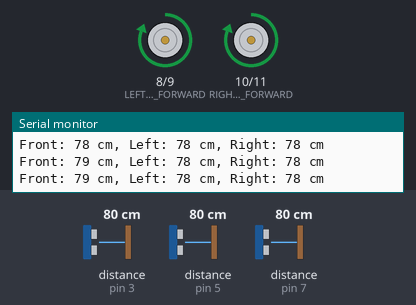
This sketch was run on a simulated Arduino Uno, built with avr-gcc and run on an emulated ATmega328P. Shown: motor-driver pin pairs drawn as motors (green arrow = first pin HIGH = forward, orange = second pin HIGH = backward, longer = more drive), the last lines printed to the serial monitor. Wiring (inferred from the names in the program): 3 × ultrasonic range finder: trigger pin 2, echo pin 3 / trigger pin 4, echo pin 5 / trigger pin 6, echo pin 7. The test bench sets the inputs (shaded band); at power-on: distance to the obstacle (sensors on pin 3, pin 5, pin 7) 80 cm. The echo pulse lasts 58.3 µs per cm.

Above: at 1.3 s.
1.4 s: distance to the obstacle (sensor on pin 3) set to 34 cm
2.9 s: distance to the obstacle (sensor on pin 3) set to 27 cm
At 3.4 s:
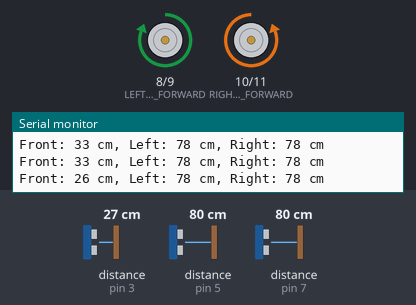
6.0 s: distance to the obstacle (sensor on pin 5) set to 84 cm
At 7.0 s:
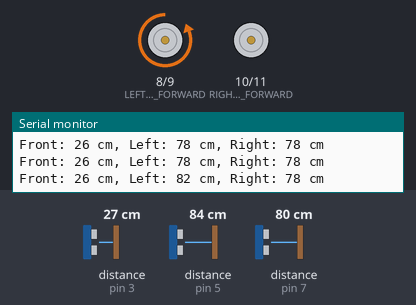
9.1 s: distance to the obstacle (sensor on pin 7) set to 2 cm
12.2 s: distance to the obstacle (sensor on pin 3) set to 120 cm
At 12.6 s:
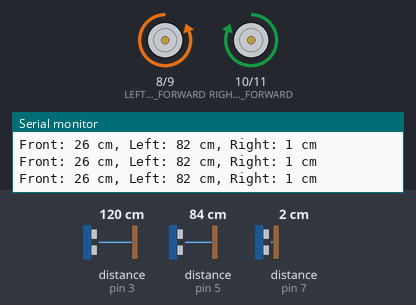
15.3 s: distance to the obstacle (sensor on pin 3) set to 2 cm
At 16.6 s:
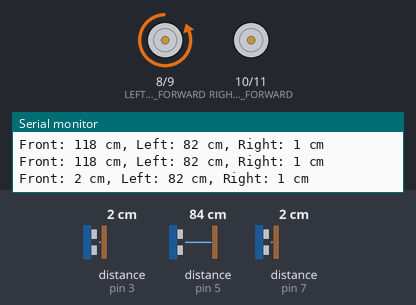
Timing chart, 0 to 19.4 s (numbered marks = the images above; inputs shaded):
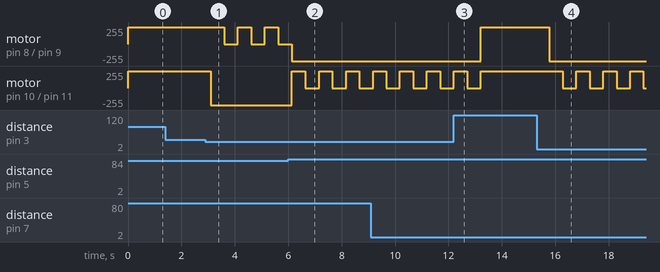

The sketch:

oar.ino
```cpp
#define TRIG_FRONT 2
#define ECHO_FRONT 3
#define TRIG_LEFT 4
#define ECHO_LEFT 5
#define TRIG_RIGHT 6
#define ECHO_RIGHT 7
#define LEFT_MOTOR_FORWARD 8
#define LEFT_MOTOR_BACKWARD 9
#define RIGHT_MOTOR_FORWARD 10
#define RIGHT_MOTOR_BACKWARD 11

int distanceFront, distanceLeft, distanceRight;

void setup() {
  Serial.begin(9600);
  pinMode(TRIG_FRONT, OUTPUT);
  pinMode(ECHO_FRONT, INPUT);
  pinMode(TRIG_LEFT, OUTPUT);
  pinMode(ECHO_LEFT, INPUT);
  pinMode(TRIG_RIGHT, OUTPUT);
  pinMode(ECHO_RIGHT, INPUT);
  pinMode(LEFT_MOTOR_FORWARD, OUTPUT);
  pinMode(LEFT_MOTOR_BACKWARD, OUTPUT);
  pinMode(RIGHT_MOTOR_FORWARD, OUTPUT);
  pinMode(RIGHT_MOTOR_BACKWARD, OUTPUT);
}

void loop() {
  distanceFront = measureDistance(TRIG_FRONT, ECHO_FRONT);
  distanceLeft = measureDistance(TRIG_LEFT, ECHO_LEFT);
  distanceRight = measureDistance(TRIG_RIGHT, ECHO_RIGHT);

  Serial.print("Front: ");
  Serial.print(distanceFront);
  Serial.print(" cm, Left: ");
  Serial.print(distanceLeft);
  Serial.print(" cm, Right: ");
  Serial.print(distanceRight);
  Serial.println(" cm");

  if (distanceFront < 30) {
    stopMotors();
    if (distanceLeft > distanceRight) {
      turnLeft();
    } else {
      turnRight();
    }
  } else {
    moveForward();
  }

  delay(500);
}

int measureDistance(int trigPin, int echoPin) {
  digitalWrite(trigPin, LOW);
  delayMicroseconds(2);
  digitalWrite(trigPin, HIGH);
  delayMicroseconds(10);
  digitalWrite(trigPin, LOW);

  int duration = pulseIn(echoPin, HIGH);
  int cm = duration * 0.034 / 2;
  return cm;
}

void moveForward() {
  digitalWrite(LEFT_MOTOR_FORWARD, HIGH);
  digitalWrite(LEFT_MOTOR_BACKWARD, LOW);
  digitalWrite(RIGHT_MOTOR_FORWARD, HIGH);
  digitalWrite(RIGHT_MOTOR_BACKWARD, LOW);
}

void stopMotors() {
  digitalWrite(LEFT_MOTOR_FORWARD, LOW);
  digitalWrite(RIGHT_MOTOR_FORWARD, LOW);
}

void turnLeft() {
  digitalWrite(LEFT_MOTOR_FORWARD, LOW);
  digitalWrite(LEFT_MOTOR_BACKWARD, HIGH);
  digitalWrite(RIGHT_MOTOR_FORWARD, HIGH);
  digitalWrite(RIGHT_MOTOR_BACKWARD, LOW);
  delay(500);
  stopMotors();
}

void turnRight() {
  digitalWrite(LEFT_MOTOR_FORWARD, HIGH);
  digitalWrite(LEFT_MOTOR_BACKWARD, LOW);
  digitalWrite(RIGHT_MOTOR_FORWARD, LOW);
  digitalWrite(RIGHT_MOTOR_BACKWARD, HIGH);
  delay(500);
  stopMotors();
}
```

Measured:
- the behaviour switches between 31 and 30 cm on distance to the obstacle (sensor on pin 3) (found by bisection; images 0 and 1)
- the behaviour switches between 80 and 81 cm on distance to the obstacle (sensor on pin 5) (found by bisection; images 1 and 2)
- after the input at 2.9 s, motor on pin 8 (LEFT_MOTOR_FORWARD) / pin 9 (LEFT_MOTOR_BACKWARD): alternates forward 255/255 for 0.50 s and stopped for 0.51 s, starting after 0.70 s; motor on pin 10 (RIGHT_MOTOR_FORWARD) / pin 11 (RIGHT_MOTOR_BACKWARD): forward 255/255 → backward 255/255 after 0.20 s
- after the input at 6.0 s, motor on pin 10 (RIGHT_MOTOR_FORWARD) / pin 11 (RIGHT_MOTOR_BACKWARD): alternates forward 255/255 for 0.50 s and stopped for 0.51 s, starting after 0.14 s
- after the input at 12.2 s, motor on pin 8 (LEFT_MOTOR_FORWARD) / pin 9 (LEFT_MOTOR_BACKWARD): backward 255/255 → forward 255/255 after 1.0 s; motor on pin 10 (RIGHT_MOTOR_FORWARD) / pin 11 (RIGHT_MOTOR_BACKWARD): goes on until 13.2 s, then stays forward 255/255
- after the input at 15.3 s, motor on pin 8 (LEFT_MOTOR_FORWARD) / pin 9 (LEFT_MOTOR_BACKWARD): forward 255/255 → backward 255/255 after 0.48 s; motor on pin 10 (RIGHT_MOTOR_FORWARD) / pin 11 (RIGHT_MOTOR_BACKWARD): alternates forward 255/255 for 0.50 s and stopped for 0.51 s, starting after 0.98 s
